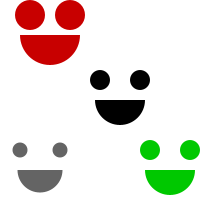
Frame 1 (no input)
Frame 60 (the mouse pressed at the canvas centre just before this capture): identical to frame 1, image omitted
Frame 120 (the mouse held since frame 60 and released just before this capture): identical to frame 1, image omitted

The Processing sketch that drew this single still picture (run headless with seeded random() and noise(); from frame 60 on, the mouse is pressed at the canvas centre):

// Processing sketch: processing_24273
// ── processing_24273.pde

void setup(){
  size(200,200);
  smooth();
}

void draw(){
  background(255);
  dibujaCaraFeliz(100, 80, 20, color(0),0, PI);
  dibujaCaraFeliz(20,150,15,color(100),0,PI);
  dibujaCaraFeliz(30,15,30,color(200,0,0),0,PI);
  dibujaCaraFeliz(150,150,20,color(0,200,0),0,PI);
  

}

void dibujaCaraFeliz(int x, int y, int magnitud, color c, int start, float stop){
  noStroke();
  fill(c);
  ellipseMode(CENTER);
  ellipse(x,y,magnitud,magnitud);
  ellipse(x+40,y,magnitud,magnitud);
  arc(x+20,y+20,magnitud+30,magnitud+30,start,stop);
}
